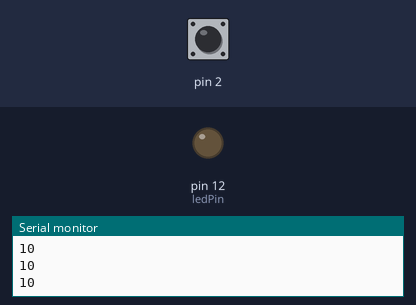
Simulated run of this sketch. Board: Arduino Uno, built with avr-gcc and run on an emulated ATmega328P. Shown: output pins drawn as LEDs (lit = HIGH), the last lines printed to the serial monitor. The test bench sets the inputs (shaded band); at power-on: pin 2 HIGH.

Above: at 1.2 s.
1.3 s: pin 2 pulled LOW for 0.15 s
At 1.38 s:
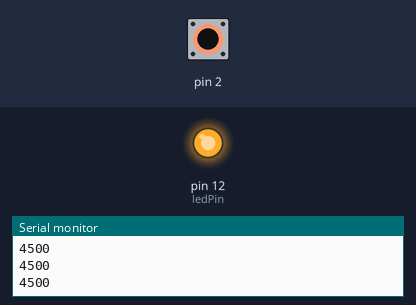
2.9 s: pin 2 pulled LOW for 3.2 s
At 7.3 s:
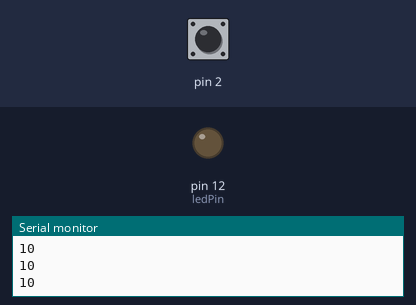
Timing chart, 0 to 8.8 s (numbered marks = the images above; inputs shaded):
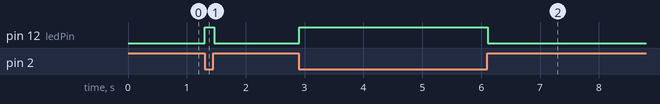

The sketch:

GIMM280_Touchy-FeelyLamp.ino
```cpp
#include <CapacitiveSensor.h>
CapacitiveSensor capSensor = CapacitiveSensor(4,2);

int threshold = 25; //Set up variable for sensing the threshold for the lamp turning on.
const int ledPin = 12; //Define the pin the led will be on

void setup()
{
  Serial.begin(9600);
  pinMode(ledPin, OUTPUT);
}

void loop()
{
   long sensorValue = capSensor.capacitiveSensor(30);
   Serial.println(sensorValue);

   if(sensorValue > threshold)
   {
    digitalWrite(ledPin, HIGH);
   }
   else
   {
    digitalWrite(ledPin, LOW);
   }
   delay(10);
}
```

Measured:
- after the input at 1.3 s, pin 12 (ledPin): LOW → HIGH at once, → LOW 0.16 s later
- after the input at 2.9 s, pin 12 (ledPin): LOW → HIGH at once, → LOW 3.2 s later
